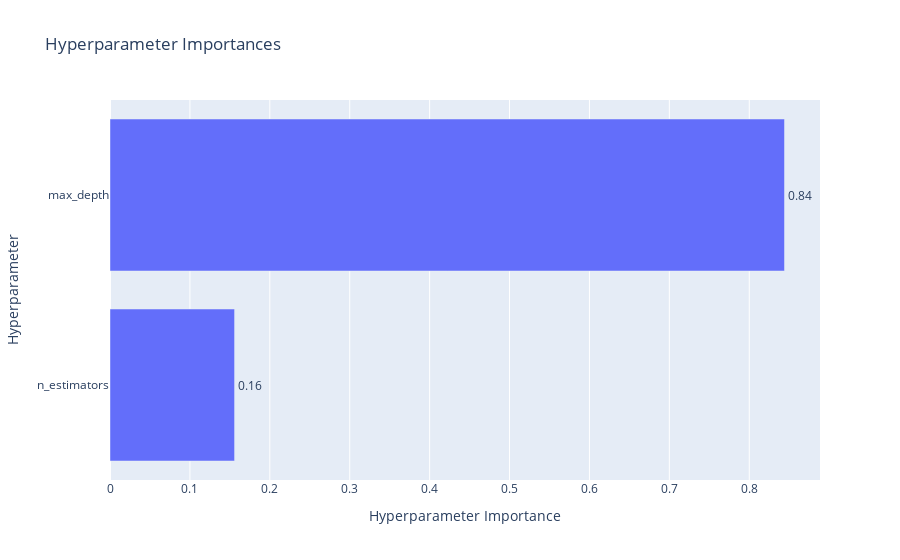

Notebook source saved alongside this figure:
### Code cell
# Importance plot - gives importance of each hyperparameter

plot_param_importances(study).show()

### Figure 1 — Plotly figure (JSON) as saved in the notebook; plotly's stock layout.template omitted (floating-point values rounded to 4 significant figures)
{"data": [{"cliponaxis": false, "hovertemplate": ["n_estimators (IntDistribution): 0.1558946950188482<extra></extra>", "max_depth (IntDistribution): 0.8441053049811518<extra></extra>"], "name": "Objective Value", "orientation": "h", "text": ["0.16", "0.84"], "textposition": "outside", "x": [0.1559, 0.8441], "y": ["n_estimators", "max_depth"], "type": "bar"}], "layout": {"title": {"text": "Hyperparameter Importances"}, "xaxis": {"title": {"text": "Hyperparameter Importance"}}, "yaxis": {"title": {"text": "Hyperparameter"}}}}
